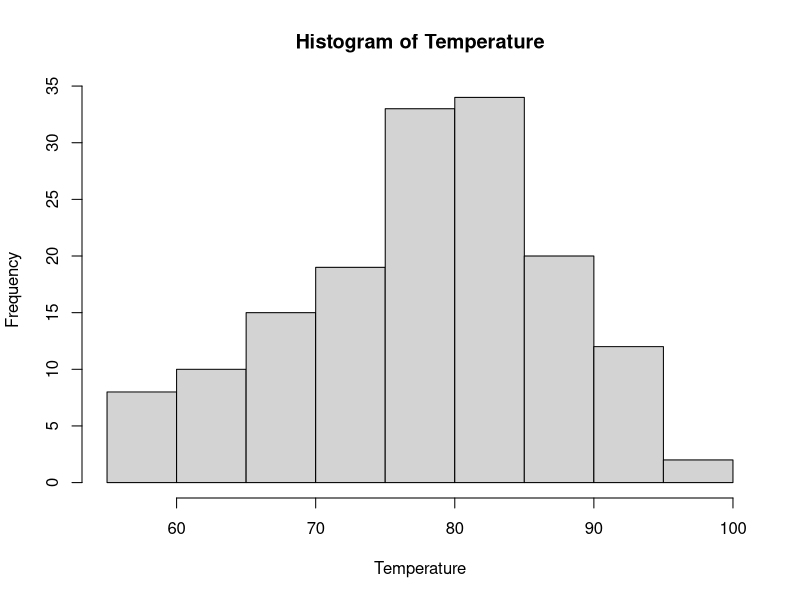
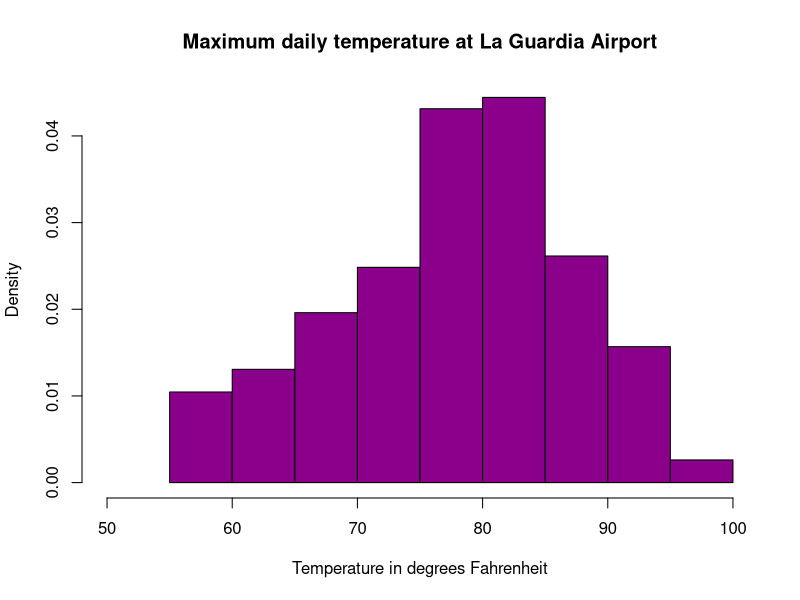
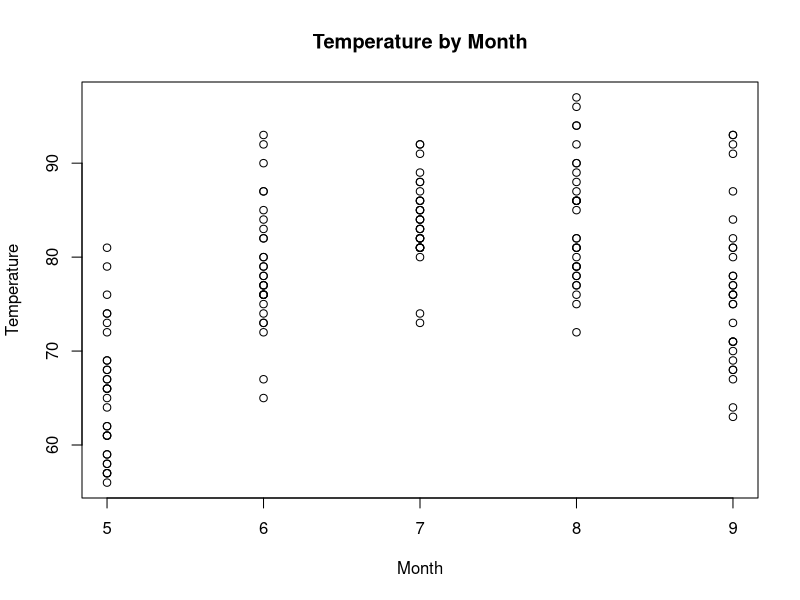
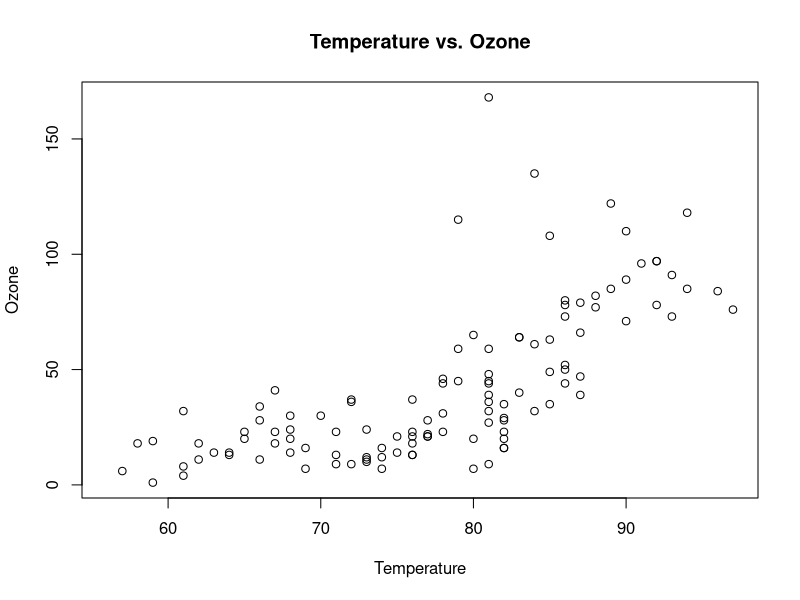

The R source for these figures, in order:
###################################################################################
# air_hist.R - Unit 2 Live Session Homework
###################################################################################
# Note: Please reformat these to place into your RMarkdown submission document.
# You can make sure it works here, but make it easy for your grader via RMD
###################################################################################

# You are responsible for the TODOs, but the complete code here will give you
# an idea of what the data look like.  Remember, you might need some of this code 
# directly in your response file to make it work, even if it's not TODO!!

# We will be using the built-in dataset airquality which has daily air quality 
# measurements in New York from May to September 1973
str(airquality)

# Take only Temp columns
Temperature <- airquality$Temp
hist(Temperature)

# Histogram with added parameters
hist(Temperature,
     main="Maximum daily temperature at La Guardia Airport",
     xlab="Temperature in degrees Fahrenheit",
     xlim=c(50,100),
     col="darkmagenta",
     freq=FALSE
)

# TODO: Assignment 2, Q2A: Complete the following code to yield a scatterplot with x as Month and y as Temp
# You're going to customize your plot slightly.  Use the help function to assist you if needed.
# Make the x label "Month" and the y label "Temperature"
# Finally, make the title of the plot "Temperature by Month" 
plot(x=airquality$Month, y=airquality$Temp,
     xlab = "Month",
     ylab = "Temperature", 
     main = "Temperature by Month")

# TODO: Assignment 2, Q2B: Build a scatter plot with x as Temperature and y as Ozone 
# Complete the following code:
# Make the x label "Temperature" and the y label "Ozone",
# Make the title of the plot "Temperature vs Ozone"
plot(x=airquality$Temp, y=airquality$Ozone,
     xlab = "Temperature",
     ylab = "Ozone", 
     main = "Temperature vs. Ozone")
